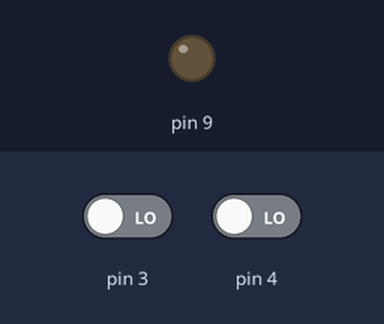
Recording of a sketch running on a simulated Arduino Uno, built with avr-gcc and run on an emulated ATmega328P. Shown: output pins drawn as LEDs (lit = HIGH). The test bench sets the inputs (shaded band); at power-on: pin 3 LOW, pin 4 LOW. What the sketch prints to the serial monitor is not drawn.

Above: at 1.2 s.
1.3 s: pin 3 driven HIGH and pin 4 driven HIGH
At 2.0 s:
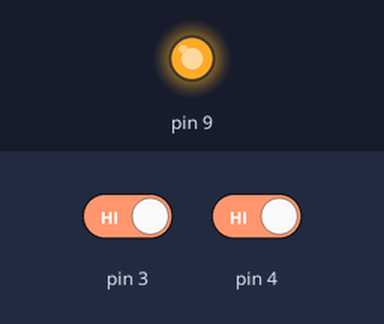
Timing chart, 0 to 4.3 s (numbered marks = the images above; inputs shaded):
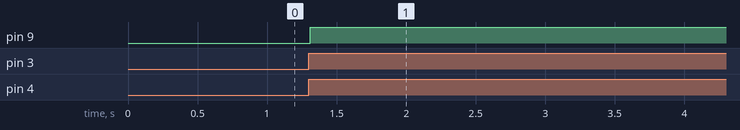

Measured:
- after the input at 1.3 s, pin 9: LOW → HIGH at once

The sketch:

AND_GATE.ino
```cpp
// C++ code
//

void setup()
{
  pinMode(9,OUTPUT);
  pinMode(4,INPUT);
  pinMode(3,INPUT);
  Serial.begin(9600);
}

void loop()
{
  int x = digitalRead(4);
  int y = digitalRead(3);
  if((x==HIGH) && (y==HIGH))
  {
      Serial.println(x);
      Serial.println(y);
      digitalWrite(9,x&&y);
  }
  else
  {
    Serial.println(x=LOW);
    Serial.println(y=LOW);
  }

}
```
